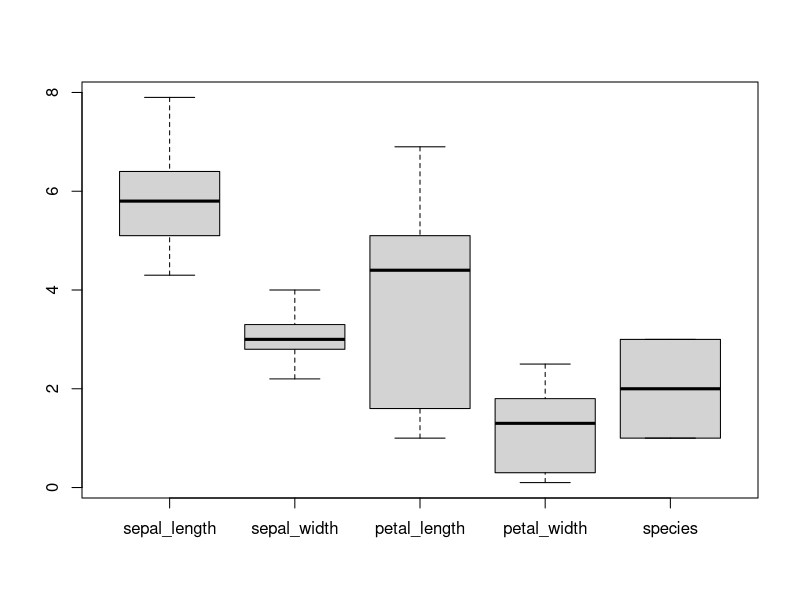
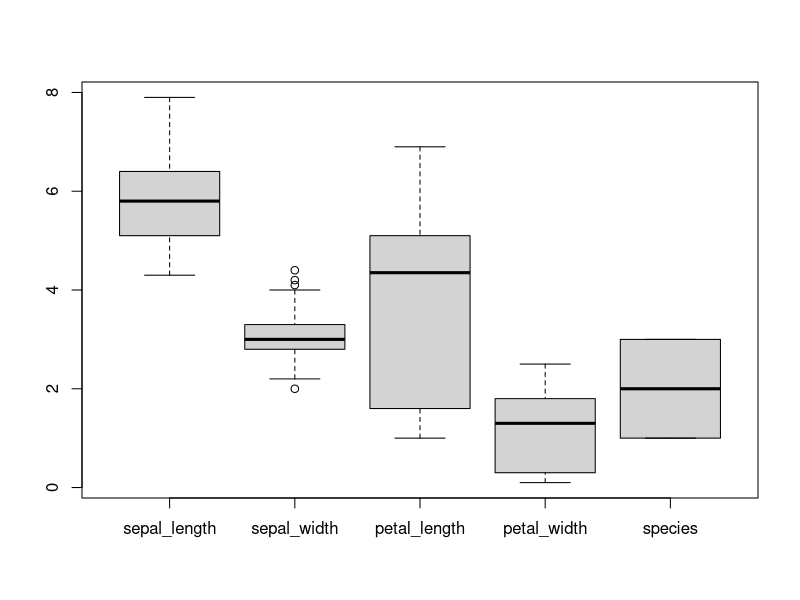
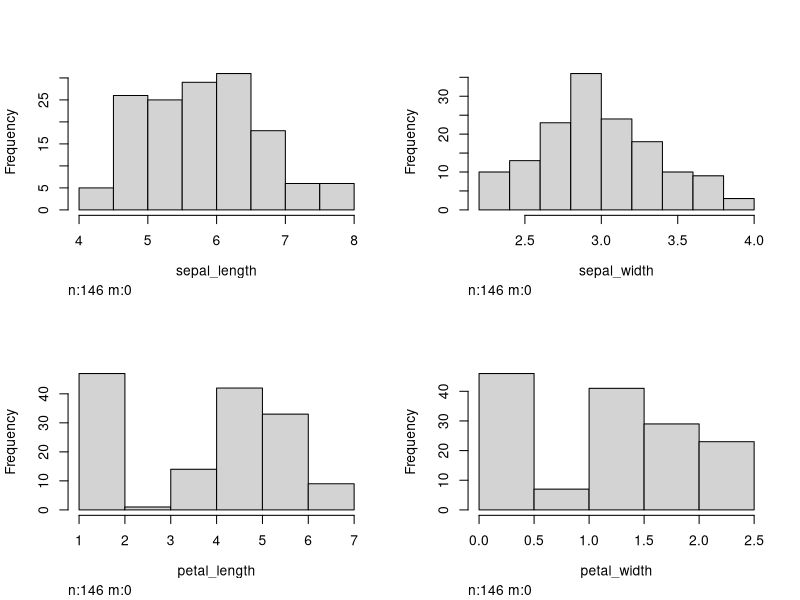
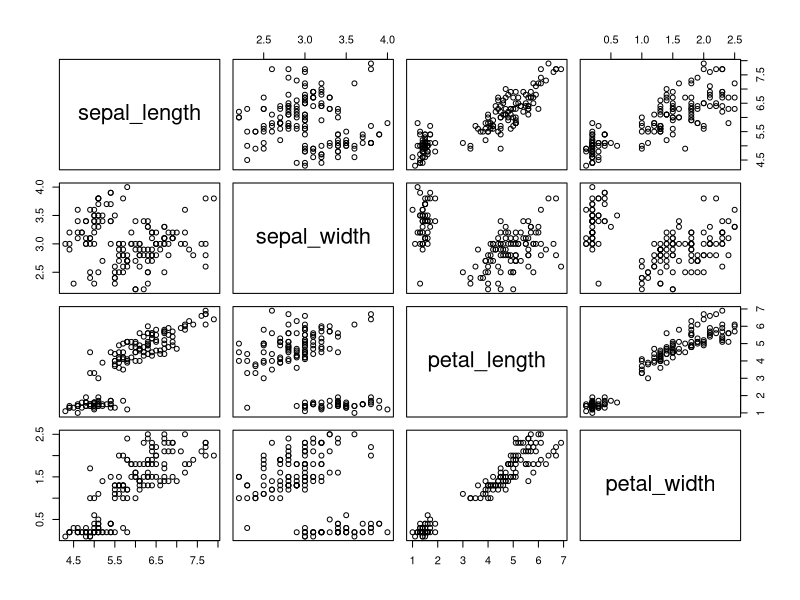
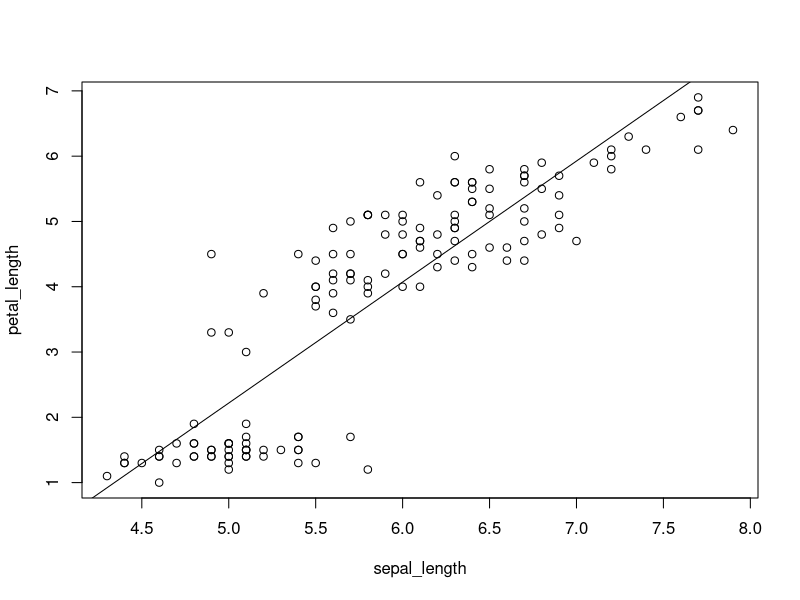
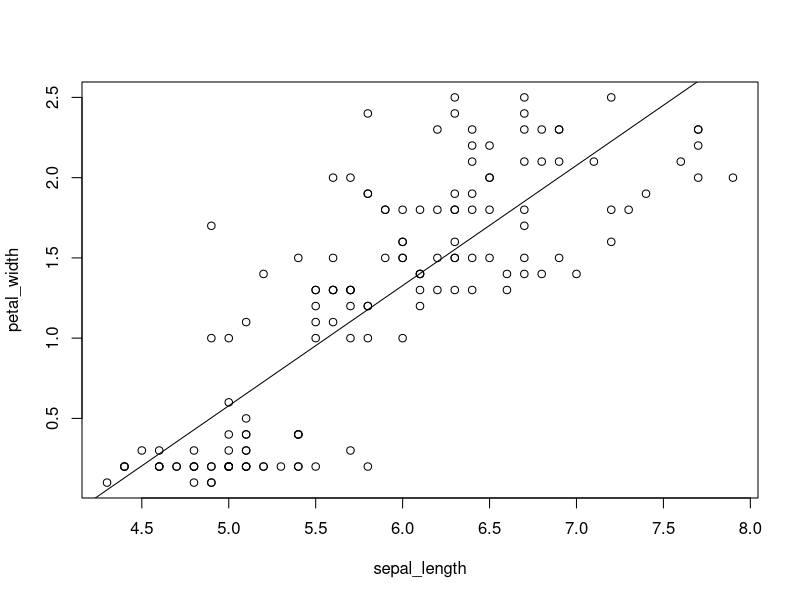

Write the R code that produced these figures, in order.
# Uncomment to install dependencies
# install.packages("Hmisc")
# install.packages("dplyr")
# install.packages("ggplot2")

# Load the required libraries
library(datasets)
library(Hmisc)
library(dplyr)

# Load the iris dataset and moves it
# to "data" variable
data(iris)
data <- iris

# Replace NA value
na.omit(data)

# Rename columns
for (column_name in names(data)) {
  new_column_name <- chartr(".", "_", tolower(column_name))
  names(data)[names(data) == column_name] <- new_column_name

  print(paste(column_name, new_column_name, sep = " -> "))
}

# Print sepal_length column data
print(data$sepal_length[1:10])

# Outlier detector function
check_outlier <- function(data_column) {
  Q1 <- quantile(data_column, probs = .25)
  Q3 <- quantile(data_column, probs = .75)
  iqr <- Q3 - Q1

  up <- Q3 + 1.5 * iqr
  low <- Q1 - 1.5 * iqr

  data_column > up | data_column < low
}

# Outlier remover function
remove_outlier <- function(dataframe) {
  for (column in names(dataframe)) {
    dataframe <- dataframe[!check_outlier(as.numeric(dataframe[[column]])), ]
  }
  dataframe
}

# Remove outlier
data_clean <- remove_outlier(data)

boxplot(data_clean)
boxplot(data)

# Print summary
print(summary(data_clean))

# Generate all histograms for all numerical columns
hist.data.frame(select(data_clean, where(is.numeric)))

# Generate scatter plot for all numerical columns
plot(select(data_clean, where(is.numeric)))

# Calculate Pearson correlation to all numeric variable
print(cor(select(data_clean, where(is.numeric)), method = "pearson"))

# Simple linear regression model with "Sepal Length" as dependent
# and "Petal Length" as independent variables
model1 <- lm(petal_length ~ sepal_length, data = data_clean)
plot(petal_length ~ sepal_length, data = data_clean)
abline(model1)

# Simple linear regression model with "Sepal Length" as dependent
# and "Petal Width" as independent variables
model2 <- lm(petal_width ~ sepal_length, data = data_clean)
plot(petal_width ~ sepal_length, data = data_clean)
abline(model2)

# Perform hypothesis testing for the coefficient "Petal Length" 
# variable in the linear regression model.
summary(model1)
